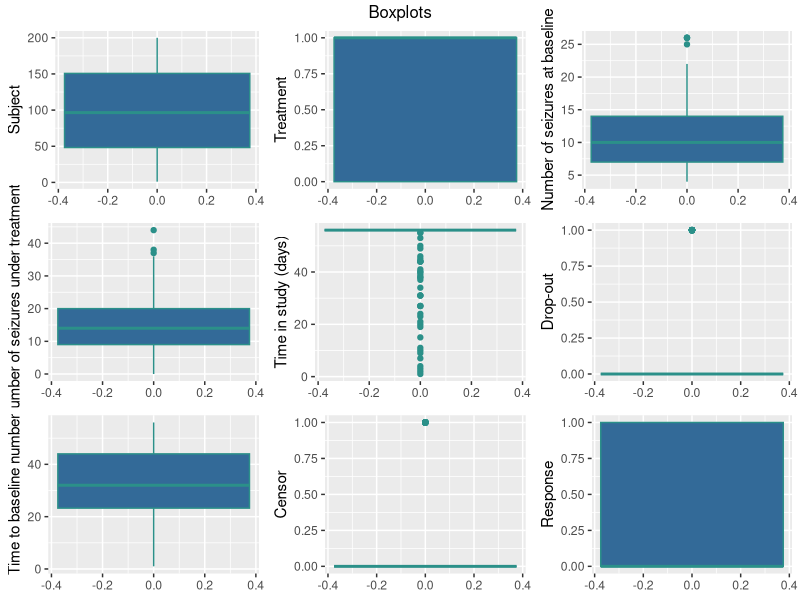
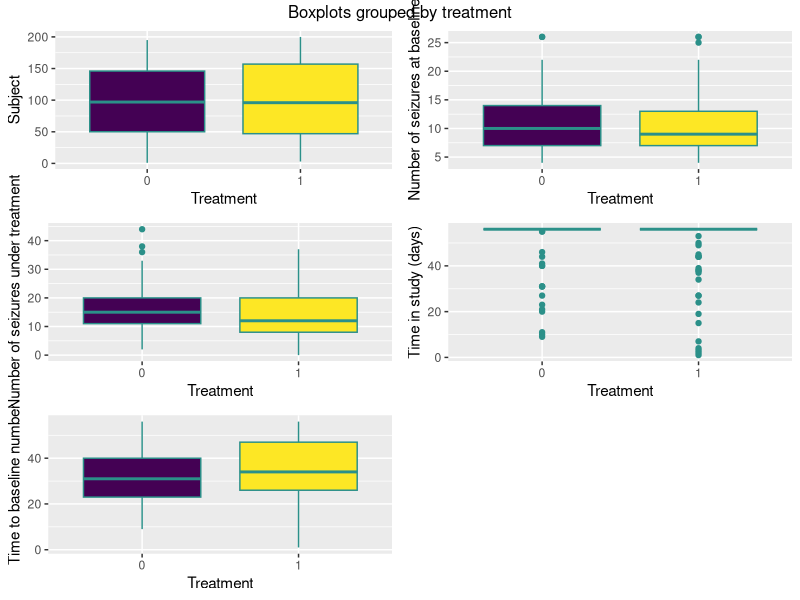
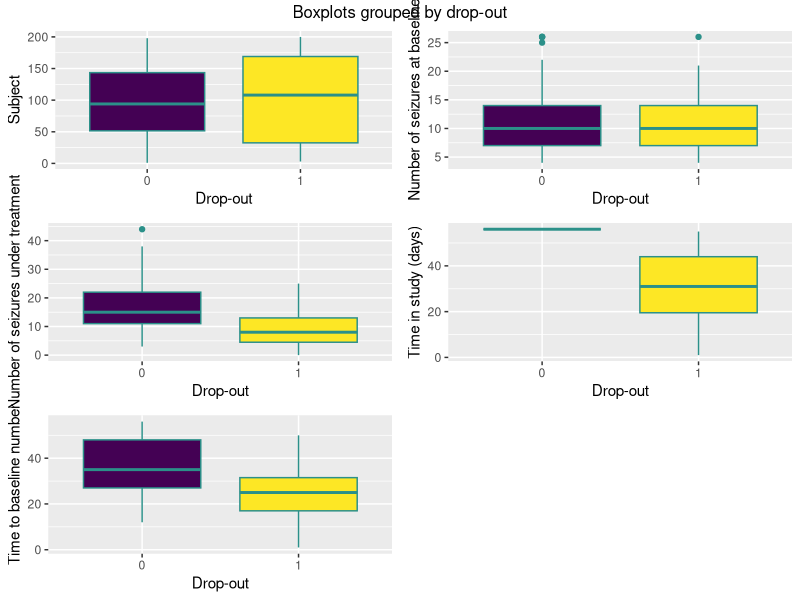
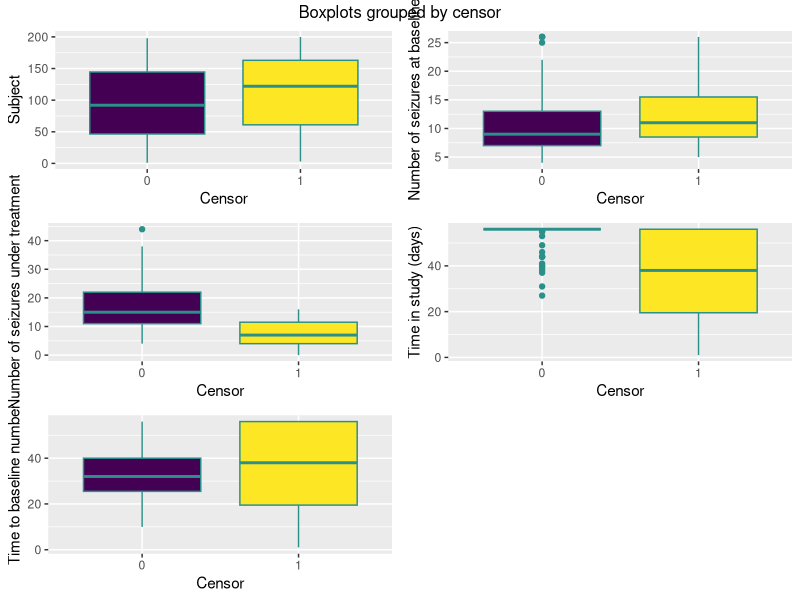
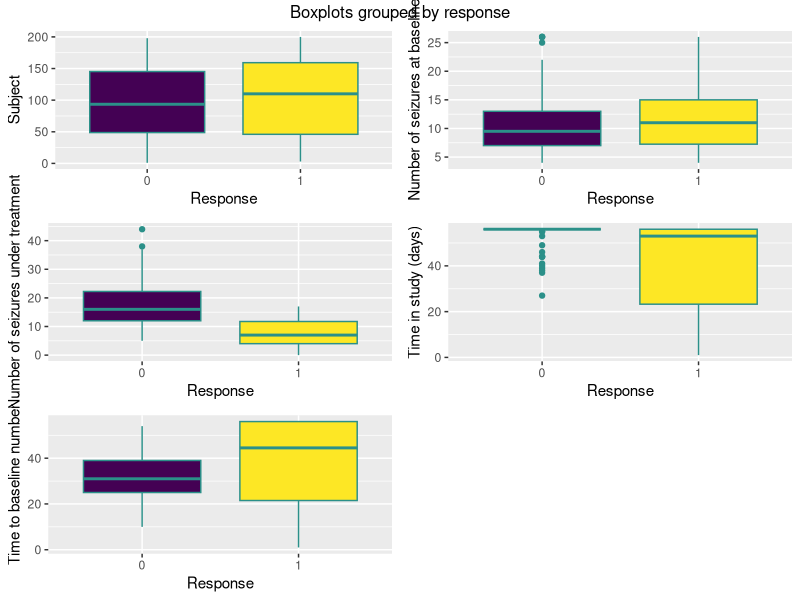
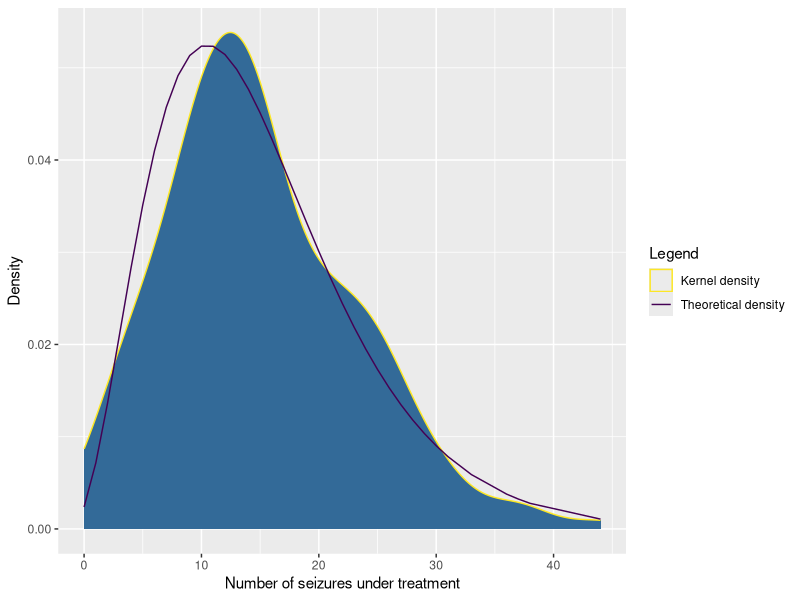
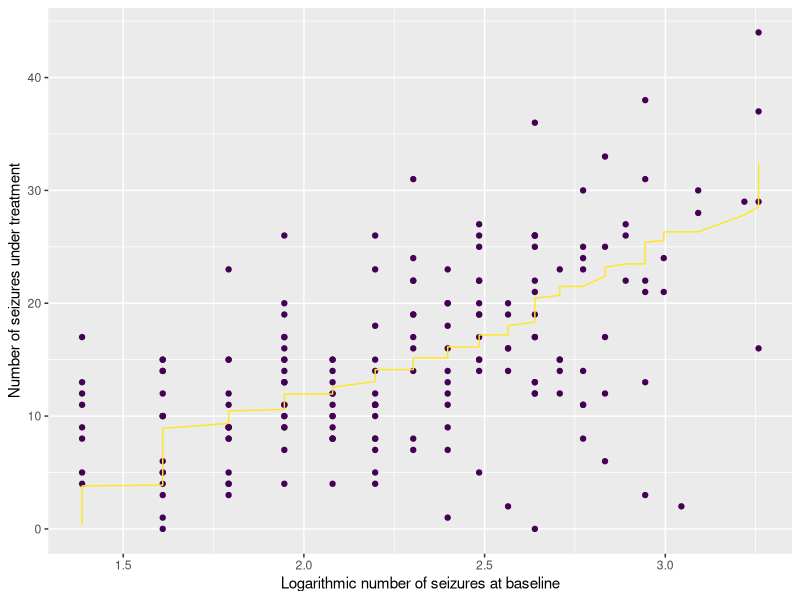
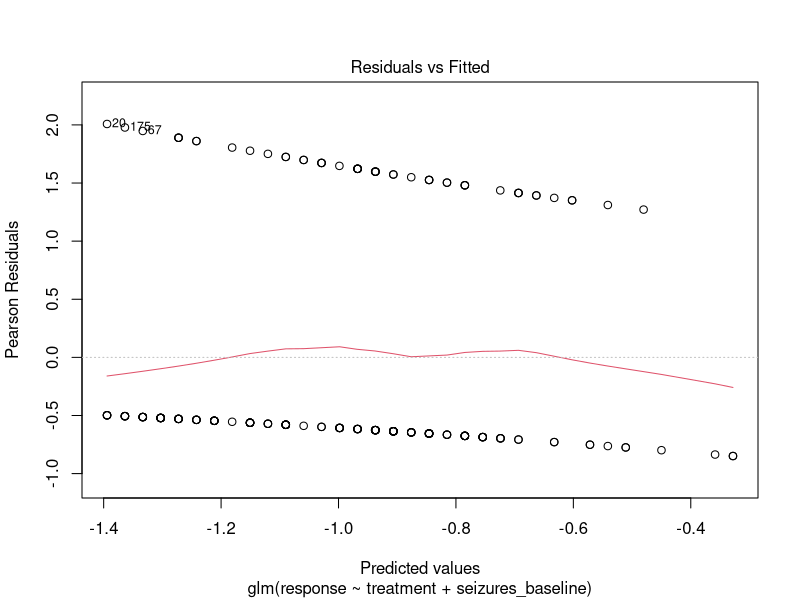

Generate these figures, in order, with R:
#### Epilepsy ####
# Packages
library(MASS)
library(tidyverse)
library(gridExtra)
library(epitools)

# Data
epilepsy <- read.csv(file = "epilepsy.csv", sep = ";")
epilepsy <- epilepsy %>% 
  rename(seizures_baseline = number.of.seizures.at.baseline, 
         seizures_treatment = number.of.seizures.under.treatment, 
         time_study = time.in.study..days., 
         dropout = drop.out, 
         time_baseline = time.to.baseline.number) %>% 
  mutate(response = seizures_treatment <= seizures_baseline)
epilepsy$response <- as.integer(epilepsy$response)
summary(object = epilepsy)

# Boxplots
## Subject
boxplot_subject <- ggplot(data = epilepsy) + 
  geom_boxplot(mapping = aes(y = subject, colour = 1, fill = 2)) + 
  scale_colour_viridis_c() + 
  guides(colour = FALSE, fill = FALSE) + 
  ylab(label = "Subject")
## Treatment
boxplot_treatment <- ggplot(data = epilepsy) + 
  geom_boxplot(mapping = aes(y = treatment, colour = 1, fill = 2)) + 
  scale_colour_viridis_c() + 
  guides(colour = FALSE, fill = FALSE) + 
  ylab(label = "Treatment")
## Number of seizures at baseline
boxplot_seizures_baseline <- ggplot(data = epilepsy) + 
  geom_boxplot(mapping = aes(y = seizures_baseline, colour = 1, fill = 2)) + 
  scale_colour_viridis_c() + 
  guides(colour = FALSE, fill = FALSE) + 
  ylab(label = "Number of seizures at baseline")
## Number of seizures under treatment
boxplot_seizures_treatment <- ggplot(data = epilepsy) + 
  geom_boxplot(mapping = aes(y = seizures_treatment, colour = 1, fill = 2)) + 
  scale_colour_viridis_c() + 
  guides(colour = FALSE, fill = FALSE) + 
  ylab(label = "Number of seizures under treatment")
## Time in study (days)
boxplot_time_study <- ggplot(data = epilepsy) + 
  geom_boxplot(mapping = aes(y = time_study, colour = 1, fill = 2)) + 
  scale_colour_viridis_c() + 
  guides(colour = FALSE, fill = FALSE) + 
  ylab(label = "Time in study (days)")
## Drop-out
boxplot_dropout <- ggplot(data = epilepsy) + 
  geom_boxplot(mapping = aes(y = dropout, colour = 1, fill = 2)) + 
  scale_colour_viridis_c() + 
  guides(colour = FALSE, fill = FALSE) + 
  ylab(label = "Drop-out")
## Time to baseline number
boxplot_time_baseline <- ggplot(data = epilepsy) + 
  geom_boxplot(mapping = aes(y = time_baseline, colour = 1, fill = 2)) + 
  scale_colour_viridis_c() + 
  guides(colour = FALSE, fill = FALSE) + 
  ylab(label = "Time to baseline number")
## Censor
boxplot_censor <- ggplot(data = epilepsy) + 
  geom_boxplot(mapping = aes(y = censor, colour = 1, fill = 2)) + 
  scale_colour_viridis_c() + 
  guides(colour = FALSE, fill = FALSE) + 
  ylab(label = "Censor")
## Response
boxplot_response <- ggplot(data = epilepsy) + 
  geom_boxplot(mapping = aes(y = response, colour = 1, fill = 2)) + 
  scale_colour_viridis_c() + 
  guides(colour = FALSE, fill = FALSE) + 
  ylab(label = "Response")
## Execution
grid.arrange(boxplot_subject, boxplot_treatment, boxplot_seizures_baseline, 
             boxplot_seizures_treatment, boxplot_time_study, boxplot_dropout, 
             boxplot_time_baseline, boxplot_censor, boxplot_response, 
             top = "Boxplots")

# Dummy variables as factors
epilepsy$treatment <- as.factor(epilepsy$treatment)
epilepsy$dropout <- as.factor(epilepsy$dropout)
epilepsy$censor <- as.factor(epilepsy$censor)
epilepsy$response <- as.factor(epilepsy$response)
summary(object = epilepsy)

# Boxplots grouped by treatment
## Subject
boxplot_treatment_subject <- ggplot(data = epilepsy) + 
  geom_boxplot(mapping = aes(x = treatment, y = subject, colour = 1, 
                             fill = treatment)) + 
  scale_colour_viridis_d(aesthetics = "fill") + 
  scale_colour_viridis_c(aesthetics = "colour") +
  guides(colour = FALSE, fill = FALSE) + 
  ylab(label = "Subject") + 
  xlab(label = "Treatment")
## Number of seizures at baseline
boxplot_treatment_seizures_baseline <- ggplot(data = epilepsy) + 
  geom_boxplot(mapping = aes(x = treatment, y = seizures_baseline, colour = 1, 
                             fill = treatment)) + 
  scale_colour_viridis_d(aesthetics = "fill") + 
  scale_colour_viridis_c(aesthetics = "colour") +
  guides(colour = FALSE, fill = FALSE) + 
  ylab(label = "Number of seizures at baseline") + 
  xlab(label = "Treatment")
## Number of seizures under treatment
boxplot_treatment_seizures_treatment <- ggplot(data = epilepsy) + 
  geom_boxplot(mapping = aes(x = treatment, y = seizures_treatment, colour = 1, 
                             fill = treatment)) + 
  scale_colour_viridis_d(aesthetics = "fill") + 
  scale_colour_viridis_c(aesthetics = "colour") +
  guides(colour = FALSE, fill = FALSE) + 
  ylab(label = "Number of seizures under treatment") + 
  xlab(label = "Treatment")
## Time in study (days)
boxplot_treatment_time_study <- ggplot(data = epilepsy) + 
  geom_boxplot(mapping = aes(x = treatment, y = time_study, colour = 1, 
                             fill = treatment)) + 
  scale_colour_viridis_d(aesthetics = "fill") + 
  scale_colour_viridis_c(aesthetics = "colour") +
  guides(colour = FALSE, fill = FALSE) + 
  ylab(label = "Time in study (days)") + 
  xlab(label = "Treatment")
## Time to baseline number
boxplot_treatment_time_baseline <- ggplot(data = epilepsy) + 
  geom_boxplot(mapping = aes(x = treatment, y = time_baseline, colour = 1, 
                             fill = treatment)) + 
  scale_colour_viridis_d(aesthetics = "fill") + 
  scale_colour_viridis_c(aesthetics = "colour") +
  guides(colour = FALSE, fill = FALSE) + 
  ylab(label = "Time to baseline number") + 
  xlab(label = "Treatment")
## Execution
grid.arrange(boxplot_treatment_subject, boxplot_treatment_seizures_baseline, 
             boxplot_treatment_seizures_treatment, boxplot_treatment_time_study, 
             boxplot_treatment_time_baseline, 
             top = "Boxplots grouped by treatment")

# Boxplots grouped by drop-out
## Subject
boxplot_dropout_subject <- ggplot(data = epilepsy) + 
  geom_boxplot(mapping = aes(x = dropout, y = subject, colour = 1, 
                             fill = dropout)) + 
  scale_colour_viridis_d(aesthetics = "fill") + 
  scale_colour_viridis_c(aesthetics = "colour") +
  guides(colour = FALSE, fill = FALSE) + 
  ylab(label = "Subject") + 
  xlab(label = "Drop-out")
## Number of seizures at baseline
boxplot_dropout_seizures_baseline <- ggplot(data = epilepsy) + 
  geom_boxplot(mapping = aes(x = dropout, y = seizures_baseline, colour = 1, 
                             fill = dropout)) + 
  scale_colour_viridis_d(aesthetics = "fill") + 
  scale_colour_viridis_c(aesthetics = "colour") +
  guides(colour = FALSE, fill = FALSE) + 
  ylab(label = "Number of seizures at baseline") + 
  xlab(label = "Drop-out")
## Number of seizures under treatment
boxplot_dropout_seizures_treatment <- ggplot(data = epilepsy) + 
  geom_boxplot(mapping = aes(x = dropout, y = seizures_treatment, colour = 1, 
                             fill = dropout)) + 
  scale_colour_viridis_d(aesthetics = "fill") + 
  scale_colour_viridis_c(aesthetics = "colour") +
  guides(colour = FALSE, fill = FALSE) + 
  ylab(label = "Number of seizures under treatment") + 
  xlab(label = "Drop-out")
## Time in study (days)
boxplot_dropout_time_study <- ggplot(data = epilepsy) + 
  geom_boxplot(mapping = aes(x = dropout, y = time_study, colour = 1, 
                             fill = dropout)) + 
  scale_colour_viridis_d(aesthetics = "fill") + 
  scale_colour_viridis_c(aesthetics = "colour") +
  guides(colour = FALSE, fill = FALSE) + 
  ylab(label = "Time in study (days)") + 
  xlab(label = "Drop-out")
## Time to baseline number
boxplot_dropout_time_baseline <- ggplot(data = epilepsy) + 
  geom_boxplot(mapping = aes(x = dropout, y = time_baseline, colour = 1, 
                             fill = dropout)) + 
  scale_colour_viridis_d(aesthetics = "fill") + 
  scale_colour_viridis_c(aesthetics = "colour") +
  guides(colour = FALSE, fill = FALSE) + 
  ylab(label = "Time to baseline number") + 
  xlab(label = "Drop-out")
## Execution
grid.arrange(boxplot_dropout_subject, boxplot_dropout_seizures_baseline, 
             boxplot_dropout_seizures_treatment, boxplot_dropout_time_study, 
             boxplot_dropout_time_baseline, 
             top = "Boxplots grouped by drop-out")

# Boxplots grouped by censor
## Subject
boxplot_censor_subject <- ggplot(data = epilepsy) + 
  geom_boxplot(mapping = aes(x = censor, y = subject, colour = 1, 
                             fill = censor)) + 
  scale_colour_viridis_d(aesthetics = "fill") + 
  scale_colour_viridis_c(aesthetics = "colour") +
  guides(colour = FALSE, fill = FALSE) + 
  ylab(label = "Subject") + 
  xlab(label = "Censor")
## Number of seizures at baseline
boxplot_censor_seizures_baseline <- ggplot(data = epilepsy) + 
  geom_boxplot(mapping = aes(x = censor, y = seizures_baseline, colour = 1, 
                             fill = censor)) + 
  scale_colour_viridis_d(aesthetics = "fill") + 
  scale_colour_viridis_c(aesthetics = "colour") +
  guides(colour = FALSE, fill = FALSE) + 
  ylab(label = "Number of seizures at baseline") + 
  xlab(label = "Censor")
## Number of seizures under treatment
boxplot_censor_seizures_treatment <- ggplot(data = epilepsy) + 
  geom_boxplot(mapping = aes(x = censor, y = seizures_treatment, colour = 1, 
                             fill = censor)) + 
  scale_colour_viridis_d(aesthetics = "fill") + 
  scale_colour_viridis_c(aesthetics = "colour") +
  guides(colour = FALSE, fill = FALSE) + 
  ylab(label = "Number of seizures under treatment") + 
  xlab(label = "Censor")
## Time in study (days)
boxplot_censor_time_study <- ggplot(data = epilepsy) + 
  geom_boxplot(mapping = aes(x = censor, y = time_study, colour = 1, 
                             fill = censor)) + 
  scale_colour_viridis_d(aesthetics = "fill") + 
  scale_colour_viridis_c(aesthetics = "colour") +
  guides(colour = FALSE, fill = FALSE) + 
  ylab(label = "Time in study (days)") + 
  xlab(label = "Censor")
## Time to baseline number
boxplot_censor_time_baseline <- ggplot(data = epilepsy) + 
  geom_boxplot(mapping = aes(x = censor, y = time_baseline, colour = 1, 
                             fill = censor)) + 
  scale_colour_viridis_d(aesthetics = "fill") + 
  scale_colour_viridis_c(aesthetics = "colour") +
  guides(colour = FALSE, fill = FALSE) + 
  ylab(label = "Time to baseline number") + 
  xlab(label = "Censor")
## Execution
grid.arrange(boxplot_censor_subject, boxplot_censor_seizures_baseline, 
             boxplot_censor_seizures_treatment, boxplot_censor_time_study, 
             boxplot_censor_time_baseline, top = "Boxplots grouped by censor")

# Boxplots grouped by response
## Subject
boxplot_response_subject <- ggplot(data = epilepsy) + 
  geom_boxplot(mapping = aes(x = response, y = subject, colour = 1, 
                             fill = response)) + 
  scale_colour_viridis_d(aesthetics = "fill") + 
  scale_colour_viridis_c(aesthetics = "colour") +
  guides(colour = FALSE, fill = FALSE) + 
  ylab(label = "Subject") + 
  xlab(label = "Response")
## Number of seizures at baseline
boxplot_response_seizures_baseline <- ggplot(data = epilepsy) + 
  geom_boxplot(mapping = aes(x = response, y = seizures_baseline, colour = 1, 
                             fill = response)) + 
  scale_colour_viridis_d(aesthetics = "fill") + 
  scale_colour_viridis_c(aesthetics = "colour") +
  guides(colour = FALSE, fill = FALSE) + 
  ylab(label = "Number of seizures at baseline") + 
  xlab(label = "Response")
## Number of seizures under treatment
boxplot_response_seizures_treatment <- ggplot(data = epilepsy) + 
  geom_boxplot(mapping = aes(x = response, y = seizures_treatment, colour = 1, 
                             fill = response)) + 
  scale_colour_viridis_d(aesthetics = "fill") + 
  scale_colour_viridis_c(aesthetics = "colour") +
  guides(colour = FALSE, fill = FALSE) + 
  ylab(label = "Number of seizures under treatment") + 
  xlab(label = "Response")
## Time in study (days)
boxplot_response_time_study <- ggplot(data = epilepsy) + 
  geom_boxplot(mapping = aes(x = response, y = time_study, colour = 1, 
                             fill = response)) + 
  scale_colour_viridis_d(aesthetics = "fill") + 
  scale_colour_viridis_c(aesthetics = "colour") +
  guides(colour = FALSE, fill = FALSE) + 
  ylab(label = "Time in study (days)") + 
  xlab(label = "Response")
## Time to baseline number
boxplot_response_time_baseline <- ggplot(data = epilepsy) + 
  geom_boxplot(mapping = aes(x = response, y = time_baseline, colour = 1, 
                             fill = response)) + 
  scale_colour_viridis_d(aesthetics = "fill") + 
  scale_colour_viridis_c(aesthetics = "colour") +
  guides(colour = FALSE, fill = FALSE) + 
  ylab(label = "Time to baseline number") + 
  xlab(label = "Response")
## Execution
grid.arrange(boxplot_response_subject, boxplot_response_seizures_baseline, 
             boxplot_response_seizures_treatment, boxplot_response_time_study, 
             boxplot_response_time_baseline, 
             top = "Boxplots grouped by response")

# Log-transformation
epilepsy$seizures_baseline_log <- log(epilepsy$seizures_baseline)
epilepsy$time_study_log <- log(epilepsy$time_study)
summary(object = epilepsy)

#### Count data regression ####
# Distribution of number of seizures under treatment and maximum likelihood 
# estimates for size and mu
ggplot(data = epilepsy) + 
  geom_density(mapping = aes(x = seizures_treatment, colour = "Kernel density", 
                             fill = 1)) + 
  geom_line(mapping = aes(
    x = seizures_treatment, 
    y = dnbinom(seizures_treatment, size = 3.77, 
                mu = mean(epilepsy$seizures_treatment)),
    colour = "Theoretical density"
  )) + 
  scale_colour_viridis_d(direction = -1, name = "Legend") + 
  guides(fill = FALSE) +
  xlab(label = "Number of seizures under treatment") + 
  ylab(label = "Density")

# Regression with negative binomial distribution and log-link
count <- glm.nb(
  formula = seizures_treatment ~ treatment + seizures_baseline + 
    offset(object = time_study_log),
  data = epilepsy 
)
summary(object = count)
## All parameters are significant at 0.05 signifcance level.

## Log
count_log <- glm.nb(
  formula = seizures_treatment ~ treatment + seizures_baseline_log +
    offset(object = time_study_log),
  data = epilepsy
)
summary(object = count_log)
### All parameters are significant at 0.05 signifcance level.
### Treatment has a negative effect on the number of seizures

## AIC
AIC(count, count_log)
AIC(count_log) < AIC(count)
### count_log is the better model

## Confidence Interval
confint(count_log)
### Everything significantly different from zero.

ggplot(data = epilepsy) + 
  geom_point(mapping = aes(x = seizures_baseline_log, 
                           y = seizures_treatment, colour = 1)) + 
  geom_line(mapping = aes(
    x = seizures_baseline_log[order(seizures_baseline_log)], 
    y = as.vector(count_log$fitted.values[order(count_log$fitted.values)]), 
    colour = 2)
  ) + 
  scale_colour_viridis_c(guide = FALSE) + 
  xlab(label = "Logarithmic number of seizures at baseline") + 
  ylab(label = "Number of seizures under treatment")

#### Binary Regression ####
# Chi-Quadrat Tests
table(epilepsy$response, epilepsy$treatment, dnn = c("Response", "Treatment"))
chisq.test(x = epilepsy$response, y = epilepsy$treatment)
## P-value > 0.05. -> No significant correlation.

## Odds-ratio and confidence interval
oddsratio(x = epilepsy$response, y = epilepsy$treatment)

# Logistische Regression
logit <- glm(formula = response ~ treatment + seizures_baseline, 
                 family = binomial, data = epilepsy)
summary(object = logit)
## Only the Intercept is significant.
plot(logit)

## Number of seizures at baseline is logarithmized
logit_log <- glm(formula = response ~ treatment + seizures_baseline_log, 
                 family = binomial, data = epilepsy)
summary(object = logit_log)
### Only the Intercept is significant.

## AIC
AIC(logit, logit_log)
AIC(logit_log) < AIC(logit)
### logit_log is the better model

ggplot(data = epilepsy) + 
  geom_point(mapping = aes(x = seizures_baseline_log, 
                           y = as.numeric(response) - 1, colour = 1)) + 
  geom_line(mapping = aes(
    x = seizures_baseline_log[order(seizures_baseline_log)], 
    y = as.vector(logit_log$fitted.values[order(logit_log$fitted.values)]), 
    colour = 2)
  ) + 
  scale_colour_viridis_c(guide = FALSE) + 
  xlab(label = "Logarithmic number of seizures at baseline") + 
  ylab(label = "Response")

# ggplot(data = epilepsy) + 
#   geom_point(mapping = aes(x = as.numeric(treatment) - 1, 
#                            y = as.numeric(response) - 1, colour = 1)) + 
#   geom_line(mapping = aes(
#     x = (as.numeric(epilepsy$treatment) - 1)[order(
#       (as.numeric(epilepsy$treatment) - 1)
#     )], 
#     y = as.vector(logit_log$fitted.values[order(logit_log$fitted.values)]), 
#     colour = 2)
#   ) + 
#   scale_colour_viridis_c(guide = FALSE) + 
#   xlab(label = "Treatment") + 
#   ylab(label = "Response")

# ## Odds-ratio
# exp(logit_log$coefficients[2])
# ### If treatment = 1, the probability for response = 1 increases.
# exp(logit_log$coefficients[3])
# ### If number of seizures at baseline is high, 
# ### the probability for response = 1 is high.

## Confidence interval
confint(object = logit_log)
### Only the intercept significantly different from zero

## Plot of the Fitted Values
ggplot(data = epilepsy) + 
  geom_point(mapping = aes(x = seizures_baseline_log, 
                           y = as.numeric(response) - 1, colour = 1)) + 
  geom_line(mapping = aes(
    x = seizures_baseline_log[order(seizures_baseline_log)], 
    y = as.vector(logit_log$fitted.values[order(logit_log$fitted.values)]), 
    colour = 2)
  ) + 
  scale_colour_viridis_c(guide = FALSE) + 
  xlab(label = "Logarithmic number of seizures at baseline") + 
  ylab(label = "Response")

# ggplot(data = epilepsy) + 
#   geom_point(mapping = aes(x = as.numeric(treatment) - 1, 
#                            y = as.numeric(response) - 1, colour = 1)) + 
#   geom_line(mapping = aes(
#     x = (as.numeric(epilepsy$treatment) - 1)[order(
#       (as.numeric(epilepsy$treatment) - 1)
#     )], 
#     y = as.vector(logit_log$fitted.values[order(logit_log$fitted.values)]), 
#     colour = 2)
#   ) + 
#   scale_colour_viridis_c(guide = FALSE) + 
#   xlab(label = "Treatment") + 
#   ylab(label = "Response")
